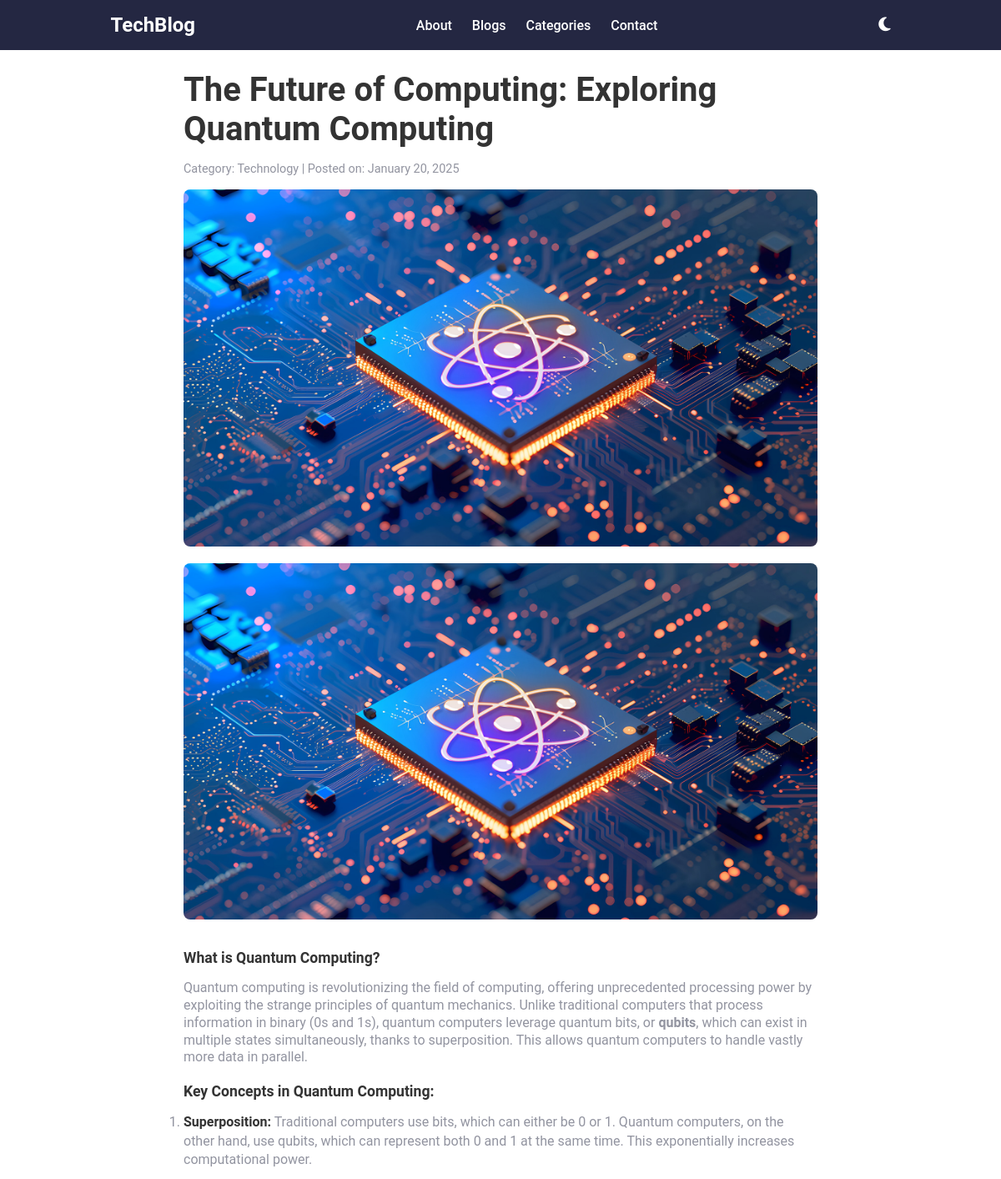
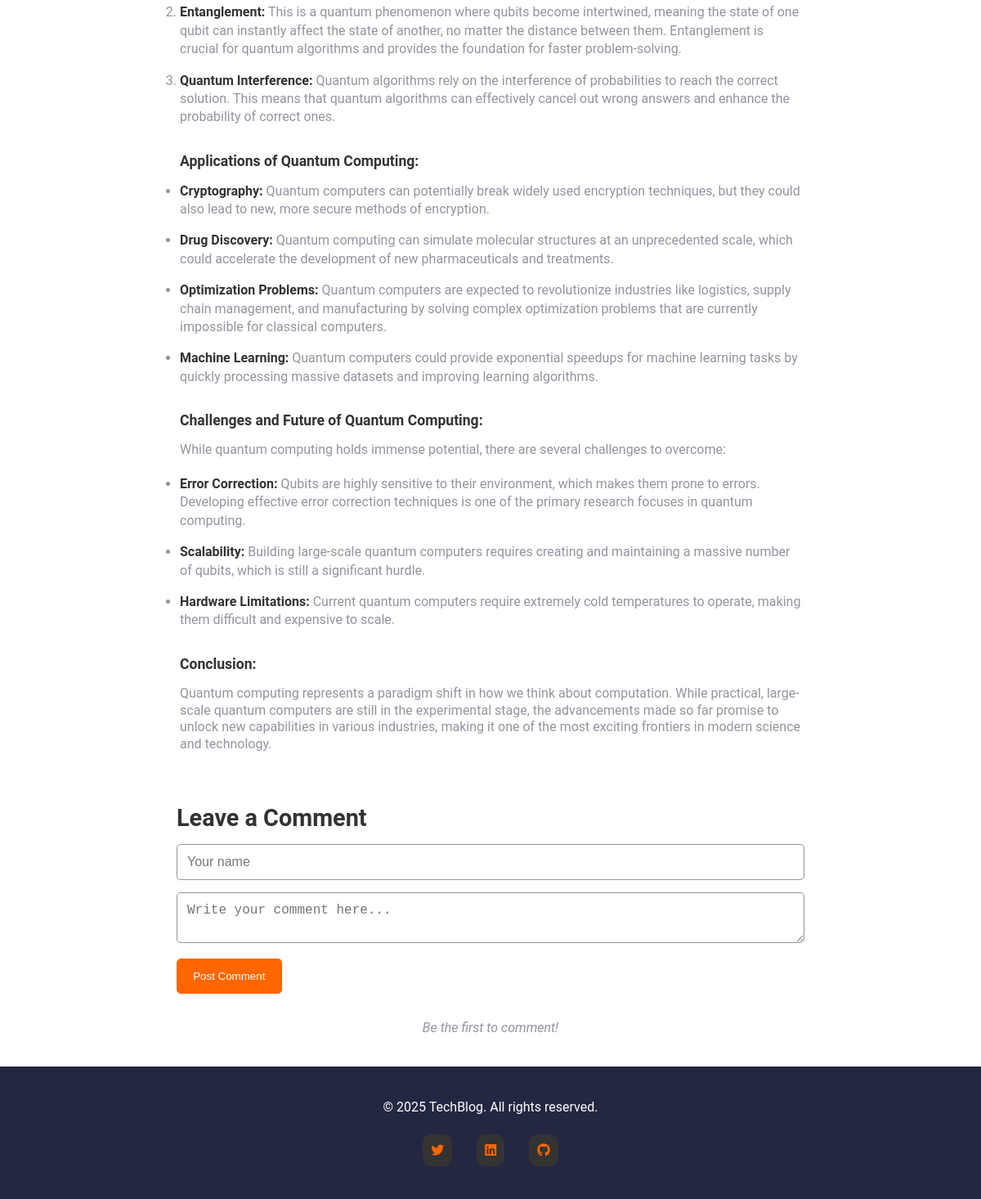
/post/6, run on the app's committed database (2 pictures, top to bottom).
### models.py (models this page shows)
class Post(db.Model):
    __tablename__ = 'posts'
    id = db.Column(db.Integer, primary_key=True)
    title = db.Column(db.String(100), nullable=False)
    excerpt = db.Column(db.String(255), nullable=False)
    content = db.Column(db.Text, nullable=False)
    category = db.Column(db.String(50))
    date_posted = db.Column(db.DateTime, default=datetime.utcnow)
    comments = db.relationship('Comment', backref='post', lazy=True)
    image_url = db.Column(db.String(200), nullable=True)

### app.py (the view)
    @app.route("/post/<int:post_id>")
    def post(post_id):
        post = Post.query.get_or_404(post_id)
        comments = Comment.query.filter_by(post_id=post.id).all()
        return render_template("post.html", post=post, comments=comments)

### templates/post.html (shortened to what this page needs)
{% extends "base.html" %}
{% block content %}
<article class="blog-post">
  <h1>{{ post.title }}</h1>
  <p class="post-meta">
    <span>Category: {{ post.category }} |</span>
    <span>Posted on: {{ post.date_posted.strftime('%B %d, %Y') }}</span>
  </p>
  <img src="{{ post.image_url }}" alt="Image for {{ post.title }}" class="post-image">
  <div class="post-content">
    {{ post.content|safe }}
  </div>
</article>
<section id="comments" class="comments-section">
  <h2>Leave a Comment</h2>
  <form id="comment-form" method="POST" action="/add_comment/{{ post.id }}">
    <input type="text" name="username" class="comment-input" placeholder="Your name" required>
    <textarea name="content" class="comment-input" placeholder="Write your comment here..." required></textarea>
    <button type="submit" class="submit-comment-btn">Post Comment</button>
  </form>
  <div id="comment-list" class="comment-list">
    {% if comments %}
    {% for comment in comments %}
    <div class="comment">
      <div class="comment-header">
        <div class="avatar">{{ comment.username[0] | upper }}</div>
        <h3>{{ comment.username }}</h3>
      </div>
      <p class="comment-content">{{ comment.body }}</p>
      <p class="comment-date">Posted on: {{ comment.date_posted.strftime('%B %d, %Y at %I:%M %p') }}</p>
    </div>
    {% endfor %}
    {% else %}
    <p class="no-comments">Be the first to comment!</p>
    {% endif %}
  </div>
</section>
{% endblock %}

### static/css/styles.css (style rules this page uses)
:root { --background-color: hsl(0, 0%, 100%); --text-color: hsl(0, 0%, 20%); --logo-color: hsl(0, 0%, 100%); --link-color: hsl(24, 100%, 50%); --button-bg: hsl(24, 100%, 50%); --button-color: hsl(0, 0%, 100%); --grey: hsl(231, 7%, 60%); --charcoal-grey: hsl(235, 18%, 26%); --dark-slate-grey: hsl(234, 29%, 20%); }
body { background-color: var(--background-color); font-family: "Roboto", "Open Sans", sans-serif, "Lora"; color: var(--text-color); transition: background-color 0.3s ease, color 0.3s ease; }
* { margin: 0; padding: 0; box-sizing: border-box; }
.post-content h2 { font-size: 1.1rem; margin-bottom: 1rem; width: 100%; }
.post-excerpt, .post-content p { font-size: 1rem; color: var(--grey); margin-bottom: 20px; line-height: 1.3; }
.post-meta { font-size: 0.9rem; color: var(--grey); margin-top: 0.8rem; }
.features { list-style: disc; margin-bottom: 2rem; }
.features li, .features-ol li { color: var(--grey); margin-bottom: 1rem; line-height: 1.4; }
li strong { color: var(--text-color); }
.form-group, .features-ol { margin-bottom: 2rem; }
.blog-post { background-color: var(--background-color); padding: 20px; border-radius: 8px; margin-top: 4rem; max-width: 800px; margin: 0 auto; }
.blog-post h1 { font-size: 2.5rem; color: var(--text-color); margin-top: 4rem; margin-bottom: 1rem; }
.blog-post .post-meta { font-size: 0.9rem; color: var(--grey); margin-bottom: 1rem; }
.post-image { width: 100%; height: auto; border-radius: 8px; margin-bottom: 1rem; }
h2 { font-size: 1.8rem; margin-top: 1rem; margin-bottom: 1rem; }
.comments-section { margin-top: 1rem; padding: 0.4rem 1rem; border-radius: 8px; max-width: 800px; margin: 0 auto; }
.comments-section h2 { font-size: 1.8rem; margin-bottom: 15px; }
.comment-input { width: 100%; padding: 12px; font-size: 1rem; margin-bottom: 15px; border: 1px solid var(--grey); border-radius: 5px; }
.submit-comment-btn { padding: 0.8rem 1.2rem; background-color: var(--button-bg); color: var(--button-color); border: 1px solid var(--button-bg); border-radius: 5px; cursor: pointer; transition: background-color 0.4s ease; }
.comment-list { margin: 2rem 0; }
.no-comments { font-style: italic; color: var(--grey); text-align: center; margin-top: 1em; }

### data on the page
Post: title "The Future of Computing: Exploring Quantum Computing", category "Technology", date_posted "January 20, 2025", image_url (picture), content (picture), content "What is Quantum Computing? Quantum computing is revolutionizing the field of computing, offering unprecedented processing power by exploiting the strange principles of quantum mechanics. Unlike traditional computers that process information in binary (0s and 1s), quantum computers leverage quantum bits, or qubits , which can exist in multiple states simultaneously, thanks to superposition. This allows quantum computers to handle vastly more data in parallel. Key Concepts in Quantum Computing: Superposition: Traditional computers use bits, which can either be 0 or 1. Quantum computers, on the other hand, use qubits, which can represent both 0 and 1 at the same time. This exponentially…"
